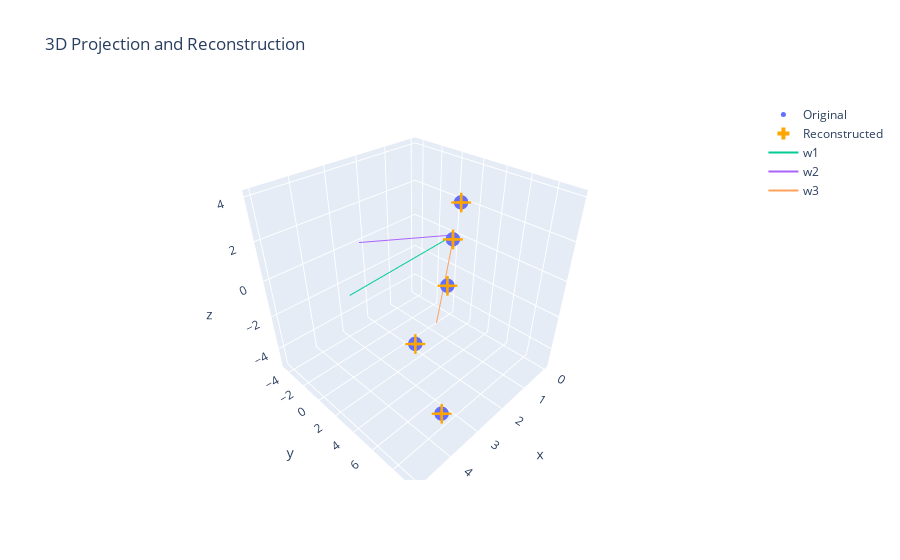

The cell this chart's notebook holds for it:
### Code cell
fig = go.Figure()

# original
_ = fig.add_trace(go.Scatter3d(
    x=X[0], y=X[1], z=X[2],
    mode='markers',
    name='Original',
    marker=dict(size=5)
))

# reconstructed
_ = fig.add_trace(go.Scatter3d(
    x=X_reconstructed[0], y=X_reconstructed[1], z=X_reconstructed[2],
    mode='markers',
    name='Reconstructed',
    marker=dict(size=10, symbol='cross', color='orange')
))

# basis lines
for w, name in zip([w1, w2, w3], ['w1', 'w2', 'w3']):
  _ = fig.add_trace(go.Scatter3d(
      x=[0, w[0]*5], y=[0, w[1]*5], z=[0, w[2]*5],
      mode='lines+text',
      name=name
  ))

fig.update_layout(
    scene=dict(aspectmode='cube'),
    title="3D Projection and Reconstruction"
)

### Figure 1 — Plotly figure (JSON) as saved in the notebook; plotly's stock layout.template omitted (floating-point values rounded to 4 significant figures)
{"data": [{"marker": {"size": 5}, "mode": "markers", "name": "Original", "type": "scatter3d", "x": [1.0, 2.0, 3.0, 4.0, 5.0], "y": [2.2, 5.0, 6.6, 9.0, 9.5], "z": [1.0, 4.0, 1.5, -3.0, 2.0]}, {"marker": {"color": "orange", "size": 10, "symbol": "cross"}, "mode": "markers", "name": "Reconstructed", "type": "scatter3d", "x": [1.0, 2.0, 3.0, 4.0, 5.0], "y": [2.2, 5.0, 6.6, 9.0, 9.5], "z": [1.0, 4.0, 1.5, -3.0, 2.0]}, {"mode": "lines+text", "name": "w1", "type": "scatter3d", "x": [0, 4.402], "y": [0, 2.201], "z": [0, 0.8805]}, {"mode": "lines+text", "name": "w2", "type": "scatter3d", "x": [0, 2.236], "y": [0, -4.472], "z": [0, 0]}, {"mode": "lines+text", "name": "w3", "type": "scatter3d", "x": [0, 0.7875], "y": [0, 0.3937], "z": [0, -4.922]}], "layout": {"scene": {"aspectmode": "cube"}, "title": {"text": "3D Projection and Reconstruction"}}}
